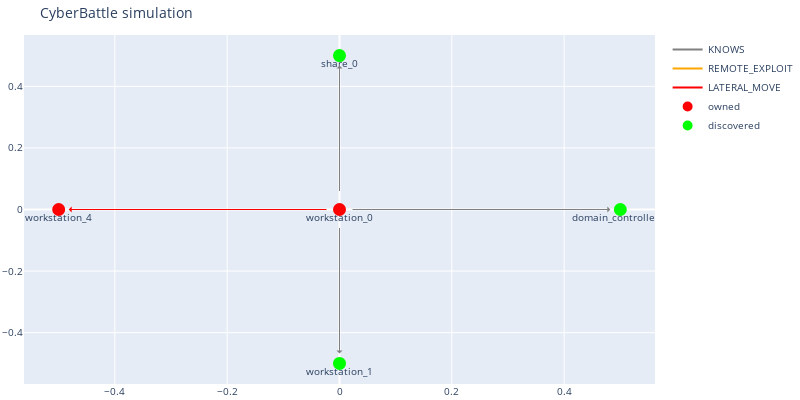

Here is the notebook cell this chart was saved with:
### Code cell
c2.connect_and_infect("workstation_0", "workstation_4", "SHELL", "user_28")
dbg.plot_discovered_network()
c2.print_all_attacks()

### Figure 1 — Plotly figure (JSON) as saved in the notebook; plotly's stock layout.template omitted (floating-point values rounded to 4 significant figures)
{"data": [{"line": {"color": "gray"}, "mode": "lines", "name": "KNOWS", "type": "scatter", "x": [0], "y": [0]}, {"line": {"color": "orange"}, "mode": "lines", "name": "REMOTE_EXPLOIT", "type": "scatter", "x": [0], "y": [0]}, {"line": {"color": "red"}, "mode": "lines", "name": "LATERAL_MOVE", "type": "scatter", "x": [0], "y": [0]}, {"hoverinfo": "text", "marker": {"color": "#D32F2E", "line": {"color": "rgb(255,0,0)", "width": 8}, "size": 5, "symbol": "circle-dot"}, "mode": "markers+text", "name": "owned", "text": ["workstation_0", "workstation_4"], "textposition": "bottom center", "type": "scatter", "x": [0, -0.5], "y": [0, -3.626e-08]}, {"hoverinfo": "text", "marker": {"color": "#0e9d00", "line": {"color": "rgb(0,255,0)", "width": 8}, "size": 5, "symbol": "circle-dot"}, "mode": "markers+text", "name": "discovered", "text": ["domain_controller_1", "share_0", "workstation_1"], "textposition": "bottom center", "type": "scatter", "x": [0.5, -1.59e-08, 1.192e-08], "y": [7.451e-09, 0.5, -0.5]}], "layout": {"annotations": [{"align": "center", "arrowcolor": "gray", "arrowhead": 1, "arrowsize": 1, "arrowwidth": 1, "ax": 0, "axref": "x", "ay": 0, "ayref": "y", "hovertext": "KNOWS", "opacity": 1, "showarrow": true, "standoff": 10, "startstandoff": 10, "x": 0.5, "xref": "x", "y": 7.451e-09, "yref": "y"}, {"align": "center", "arrowcolor": "gray", "arrowhead": 1, "arrowsize": 1, "arrowwidth": 1, "ax": 0, "axref": "x", "ay": 0, "ayref": "y", "hovertext": "KNOWS", "opacity": 1, "showarrow": true, "standoff": 10, "startstandoff": 10, "x": -1.59e-08, "xref": "x", "y": 0.5, "yref": "y"}, {"align": "center", "arrowcolor": "gray", "arrowhead": 1, "arrowsize": 1, "arrowwidth": 1, "ax": 0, "axref": "x", "ay": 0, "ayref": "y", "hovertext": "KNOWS", "opacity": 1, "showarrow": true, "standoff": 10, "startstandoff": 10, "x": 0, "xref": "x", "y": 0, "yref": "y"}, {"align": "center", "arrowcolor": "red", "arrowhead": 1, "arrowsize": 1, "arrowwidth": 1, "ax": 0, "axref": "x", "ay": 0, "ayref": "y", "hovertext": "LATERAL_MOVE", "opacity": 1, "showarrow": true, "standoff": 10, "startstandoff": 10, "x": -0.5, "xref": "x", "y": -3.626e-08, "yref": "y"}, {"align": "center", "arrowcolor": "gray", "arrowhead": 1, "arrowsize": 1, "arrowwidth": 1, "ax": 0, "axref": "x", "ay": 0, "ayref": "y", "hovertext": "KNOWS", "opacity": 1, "showarrow": true, "standoff": 10, "startstandoff": 10, "x": 1.192e-08, "xref": "x", "y": -0.5, "yref": "y"}], "autosize": false, "font": {"size": 10}, "height": 400, "hovermode": "closest", "margin": {"b": 15, "l": 2, "r": 2, "t": 35}, "showlegend": true, "title": {"text": "CyberBattle simulation"}, "width": 800}}
